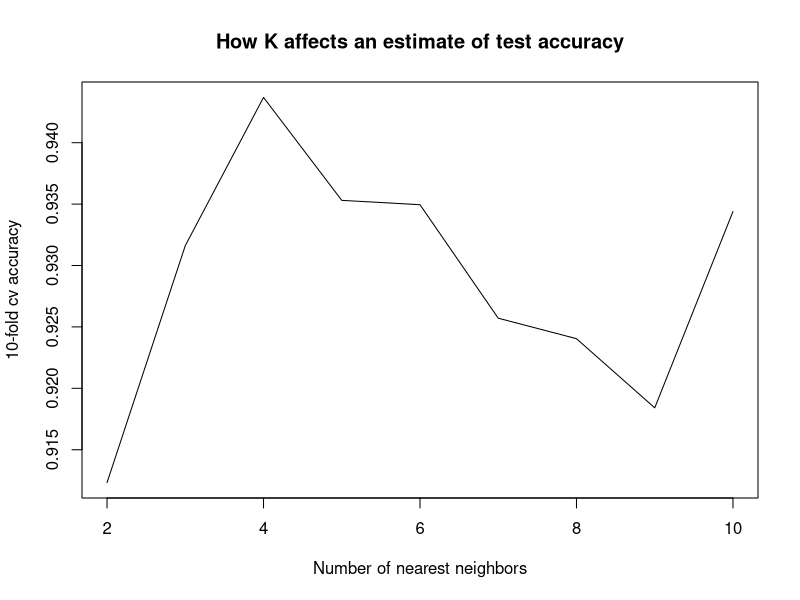

Write R code to recreate this figure.
######
# kNN with cross validation
# Student Name: Stephen Worley
# Student Unity ID: seworley
######

# Do not clear your workspace


# load required libraries
require(class) # for KNN
require(caret) # for train, createDataPartition, createFolds...
# set seed to ensure reproducibility
set.seed(100)

data(iris)

# normalize all predictors, i.e., all but last column species
iris[, -ncol(iris)] <- scale(iris[, -ncol(iris)])

# split the data into training and test sets 70/30 split
trainIdx <- createDataPartition(1:nrow(iris), p = 0.7, list = FALSE)
testIdx <- setdiff((1:nrow(iris)), trainIdx)
train <- iris[trainIdx, -ncol(iris)]
test <- iris[testIdx, -ncol(iris)]

# convert class variable to type factor
cl <- factor(iris[trainIdx, ncol(iris)])

# use knn from class package to predict
knnPreds <- knn(train, test, cl, k = 3, prob = TRUE)

table(knnPreds, factor(iris[testIdx, ncol(iris)]))

# implement myknncv - knn with cross validation
# use the standard knn function for training/testing
# implement the cross validation section
# divide training data into 'numFolds' folds, use one fold for validation, others for training
# repeat this 'numFolds' times
myknncv <- function(train, test, cl, k, numFolds)
{
   # create k folds
   ###
   folds <- createFolds(c(1:nrow(train)), k = numFolds)
   fold_accuracies <- vector()
   for(i in 1:numFolds){
           # use ith fold for validation
           ###
           validation_set <- train[folds[[i]], ]
           # rest of the folds as training
           ###
           cv_train <- train[-folds[[i]], ]
           # train class variable
           ###
           cv_train_cl <- cl[-folds[[i]]]
           # predict using cv_train, cv_train_cl and validation_set
           ###
           knnpreds <- knn(cv_train, validation_set, cv_train_cl, k, prob = TRUE)
           # calculate accuracy
           tab <- table(knnpreds, factor(cl[folds[[i]]]))
           fold_accuracies <- c(fold_accuracies, sum(diag(tab)) / sum(tab))
   }
   #final accuracy is mean of accuracies of all folds
   cv_accuracy <- mean(fold_accuracies)
   return(cv_accuracy)
}

# perform KNN classification for k in 2:10 using 10-fold CV to estimate 
# test accuracy
accuracies <- vector()
for(nn in 2:10)
    accuracies <- c(accuracies, myknncv(train, test, cl, k = nn, numFolds = 10))

# plot k vs. 10-fold cv accuracy
plot(2:10, accuracies, type = 'l', xlab = 'Number of nearest neighbors',
     ylab = '10-fold cv accuracy',
     main = 'How K affects an estimate of test accuracy')


